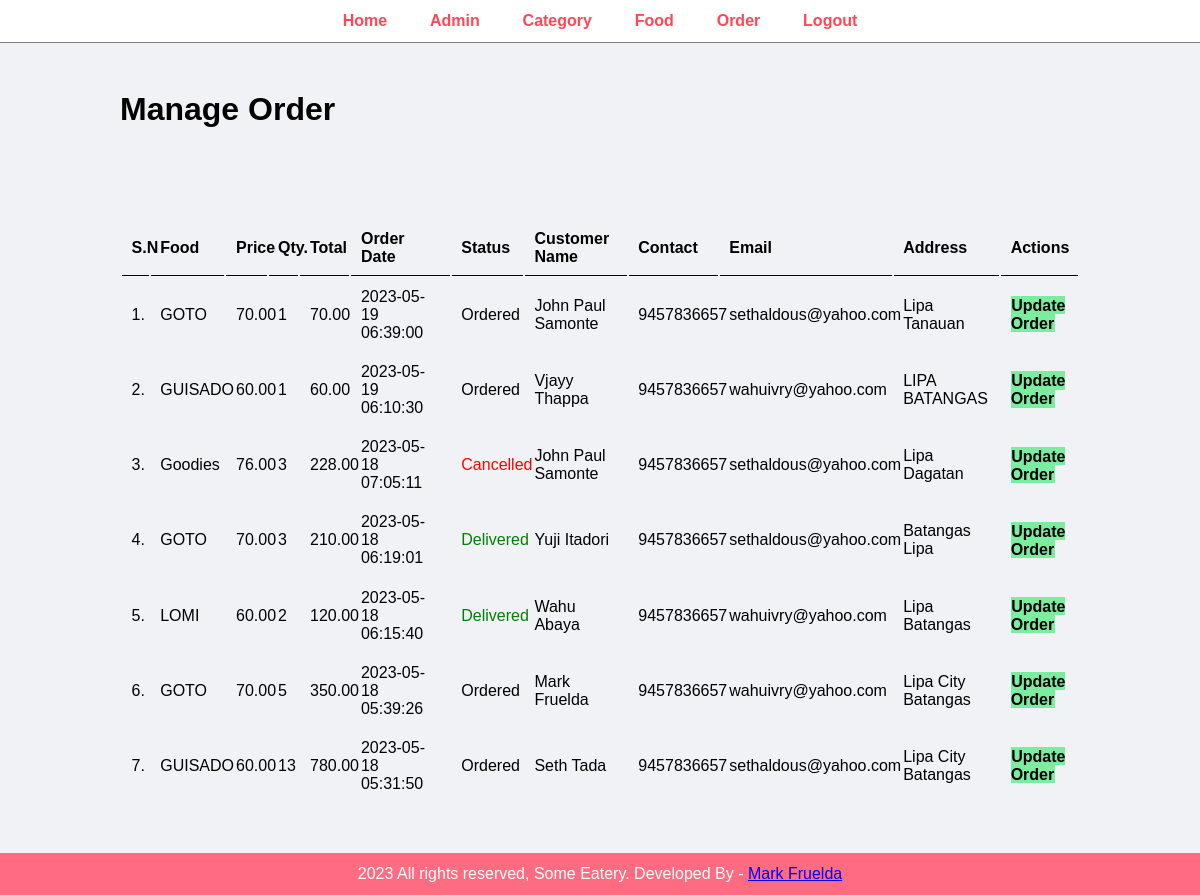
/admin/manage-order.php (signed in), run on the app's committed database.
### tables this page shows
CREATE TABLE `tbl_order` (
  `id` int(10) UNSIGNED NOT NULL,
  `food` varchar(150) NOT NULL,
  `price` decimal(10,2) NOT NULL,
  `qty` int(11) NOT NULL,
  `total` decimal(10,2) NOT NULL,
  `order_date` datetime NOT NULL,
  `status` varchar(50) NOT NULL,
  `customer_name` varchar(150) NOT NULL,
  `customer_contact` varchar(20) NOT NULL,
  `customer_email` varchar(150) NOT NULL,
  `customer_address` varchar(255) NOT NULL
);

### admin/manage-order.php (the view, shortened to what this page needs)
<?php include('partials/menu.php'); ?>
<div class="main-content">
    <div class="wrapper">
      <h1>Manage Order</h1>
<br /><br /><br />
<br><br>
<table class="tbl-full">
  <tr>
    <th>S.N</th>
    <th>Food</th>
    <th>Price</th>
    <th>Qty.</th>
    <th>Total</th>
    <th>Order Date</th>
    <th>Status</th>
    <th>Customer Name</th>
    <th>Contact</th>
    <th>Email</th>
    <th>Address</th>
    <th>Actions</th>
  </tr>
  <?php
    $sql = "SELECT * FROM tbl_order ORDER BY id DESC";
    $res = mysqli_query($conn, $sql);
    $count = mysqli_num_rows($res);
    $sn = 1;
    if($count>0)
    {
      while($row=mysqli_fetch_assoc($res))
      {
        $id = $row['id'];
        $food = $row['food'];
        $price = $row['price'];
        $qty = $row['qty'];
        $total = $row['total'];
        $order_date = $row['order_date'];
        $status = $row['status'];
        $customer_name = $row['customer_name'];
        $customer_contact = $row['customer_contact'];
        $customer_email = $row['customer_email'];
        $customer_address = $row['customer_address'];
        ?>
             <tr>
               <td><?php echo $sn++; ?>.</td>
               <td><?php echo $food; ?></td>
              <td><?php echo $price; ?></td>
               <td><?php echo $qty; ?></td>
               <td><?php echo $total; ?></td>
               <td><?php echo $order_date; ?></td>
               <td>
                <?php
                   if($status=="Ordered")
                   {
                    echo "<label>$status</label>";
                   }
                   elseif($status=="On Delivery")
                   {
                    echo "<label style='color: orange;'>$status</label>";
                   }
                   elseif($status=="Delivered")
                   {
                    echo "<label style='color: green;'>$status</label>";
                   }
                   elseif($status=="Cancelled")
                   {
                    echo "<label style='color: red;'>$status</label>";
                   }
                ?>
              </td>
               <td><?php echo $customer_name; ?></td>
               <td><?php echo $customer_contact; ?></td>
               <td><?php echo $customer_email; ?></td>
               <td><?php echo $customer_address; ?></td>
               <td>
                <a href="<?php echo SITEURL; ?>admin/update-order.php?id=<?php echo $id; ?>" class="btn-secondary">Update Order</a>
              </td>
             </tr>
        <?php
      }
    }
    else
    {
      echo "<tr><td colspan='12' class='error'>Orders Not Available.</td></tr>";
    }
  ?>
</table>
    </div>
</div>
<?php include('partials/footer.php'); ?>

### css/admin.css (style rules this page uses)
* { margin: 0 0; padding: 0 0; font-family: Arial, Helvetica, sans-serif; }
.wrapper { padding: 1%; width: 80%; margin: 0 auto; }
.tbl-full { width: 100%; }
table tr th { border-bottom: 1px solid black; padding: 1%; text-align: left; }
table tr td { padding: 1%; }
.btn-secondary { background-color:#7bed9f; padding: 1%; color:black; text-decoration: none; font-weight: bold; }
.main-content { background-color: #f1f2f6; padding: 3% 0; }

### data on the page
tbl_order: food "GOTO", price "70.00", qty "1", total "70.00", order_date "2023-05-19 06:39:00", status "Ordered", customer_name "John Paul Samonte", customer_contact "9457836657", customer_email "sethaldous@yahoo.com", customer_address "Lipa Tanauan"
tbl_order: food "GUISADO", price "60.00", qty "1", total "60.00", order_date "2023-05-19 06:10:30", status "Ordered", customer_name "Vjayy Thappa", customer_contact "9457836657", customer_email "wahuivry@yahoo.com", customer_address "LIPA BATANGAS"
tbl_order: food "Goodies", price "76.00", qty "3", total "228.00", order_date "2023-05-18 07:05:11", status "Cancelled", customer_name "John Paul Samonte", customer_contact "9457836657", customer_email "sethaldous@yahoo.com", customer_address "Lipa Dagatan"
tbl_order: food "GOTO", price "70.00", qty "3", total "210.00", order_date "2023-05-18 06:19:01", status "Delivered", customer_name "Yuji Itadori", customer_contact "9457836657", customer_email "sethaldous@yahoo.com", customer_address "Batangas Lipa"
tbl_order: food "LOMI", price "60.00", qty "2", total "120.00", order_date "2023-05-18 06:15:40", status "Delivered", customer_name "Wahu Abaya", customer_contact "9457836657", customer_email "wahuivry@yahoo.com", customer_address "Lipa Batangas"
tbl_order: food "GOTO", price "70.00", qty "5", total "350.00", order_date "2023-05-18 05:39:26", status "Ordered", customer_name "Mark Fruelda", customer_contact "9457836657", customer_email "wahuivry@yahoo.com", customer_address "Lipa City Batangas"
tbl_order: food "GUISADO", price "60.00", qty "13", total "780.00", order_date "2023-05-18 05:31:50", status "Ordered", customer_name "Seth Tada", customer_contact "9457836657", customer_email "sethaldous@yahoo.com", customer_address "Lipa City Batangas"
